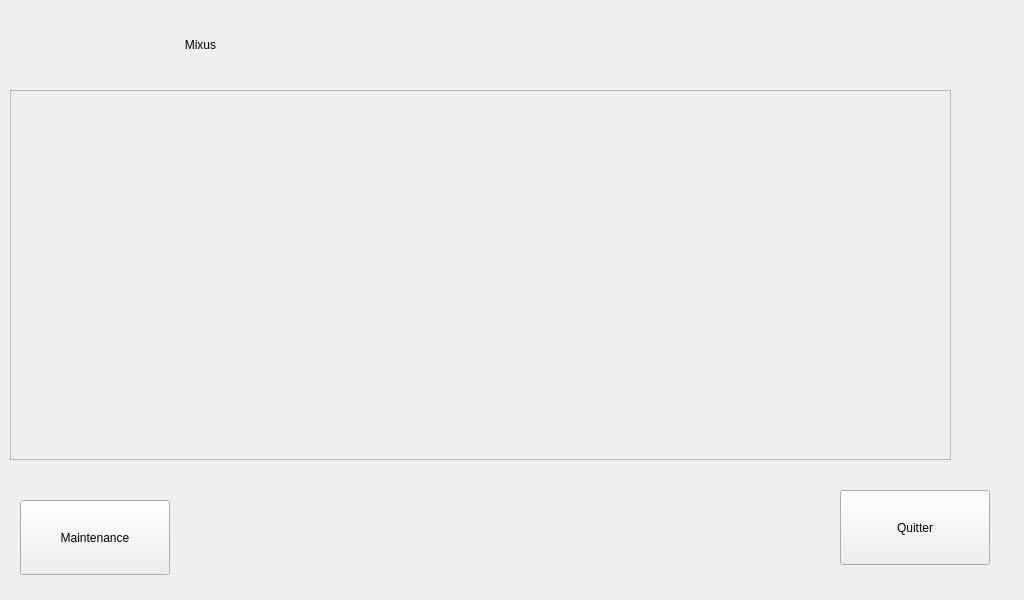
<?xml version="1.0" encoding="UTF-8"?>
<ui version="4.0">
 <class>MainWindow</class>
 <widget class="QMainWindow" name="MainWindow">
  <property name="geometry">
   <rect>
    <x>0</x>
    <y>0</y>
    <width>1024</width>
    <height>600</height>
   </rect>
  </property>
  <property name="windowTitle">
   <string>MainWindow</string>
  </property>
  <property name="autoFillBackground">
   <bool>false</bool>
  </property>
  <property name="styleSheet">
   <string notr="true"/>
  </property>
  <widget class="QWidget" name="centralwidget">
   <widget class="QLabel" name="label_Title">
    <property name="geometry">
     <rect>
      <x>0</x>
      <y>0</y>
      <width>401</width>
      <height>90</height>
     </rect>
    </property>
    <property name="text">
     <string>Mixus</string>
    </property>
    <property name="alignment">
     <set>Qt::AlignCenter</set>
    </property>
   </widget>
   <widget class="QPushButton" name="pushButton_exit">
    <property name="geometry">
     <rect>
      <x>840</x>
      <y>490</y>
      <width>150</width>
      <height>75</height>
     </rect>
    </property>
    <property name="text">
     <string>Quitter</string>
    </property>
   </widget>
   <widget class="QPushButton" name="pushButton_maintenance">
    <property name="geometry">
     <rect>
      <x>20</x>
      <y>500</y>
      <width>150</width>
      <height>75</height>
     </rect>
    </property>
    <property name="text">
     <string>Maintenance</string>
    </property>
   </widget>
   <widget class="QScrollArea" name="scrollArea_drinklist">
    <property name="geometry">
     <rect>
      <x>10</x>
      <y>90</y>
      <width>941</width>
      <height>370</height>
     </rect>
    </property>
    <property name="mouseTracking">
     <bool>true</bool>
    </property>
    <property name="widgetResizable">
     <bool>true</bool>
    </property>
    <widget class="QWidget" name="scrollAreaWidgetContents">
     <property name="geometry">
      <rect>
       <x>0</x>
       <y>0</y>
       <width>939</width>
       <height>368</height>
      </rect>
     </property>
    </widget>
   </widget>
   <widget class="QLabel" name="label_bottom_screen">
    <property name="geometry">
     <rect>
      <x>0</x>
      <y>460</y>
      <width>1021</width>
      <height>141</height>
     </rect>
    </property>
    <property name="text">
     <string/>
    </property>
   </widget>
   <zorder>label_bottom_screen</zorder>
   <zorder>label_Title</zorder>
   <zorder>pushButton_exit</zorder>
   <zorder>pushButton_maintenance</zorder>
   <zorder>scrollArea_drinklist</zorder>
  </widget>
 </widget>
 <resources>
  <include location="../ressources/resources.qrc"/>
 </resources>
 <connections/>
</ui>
